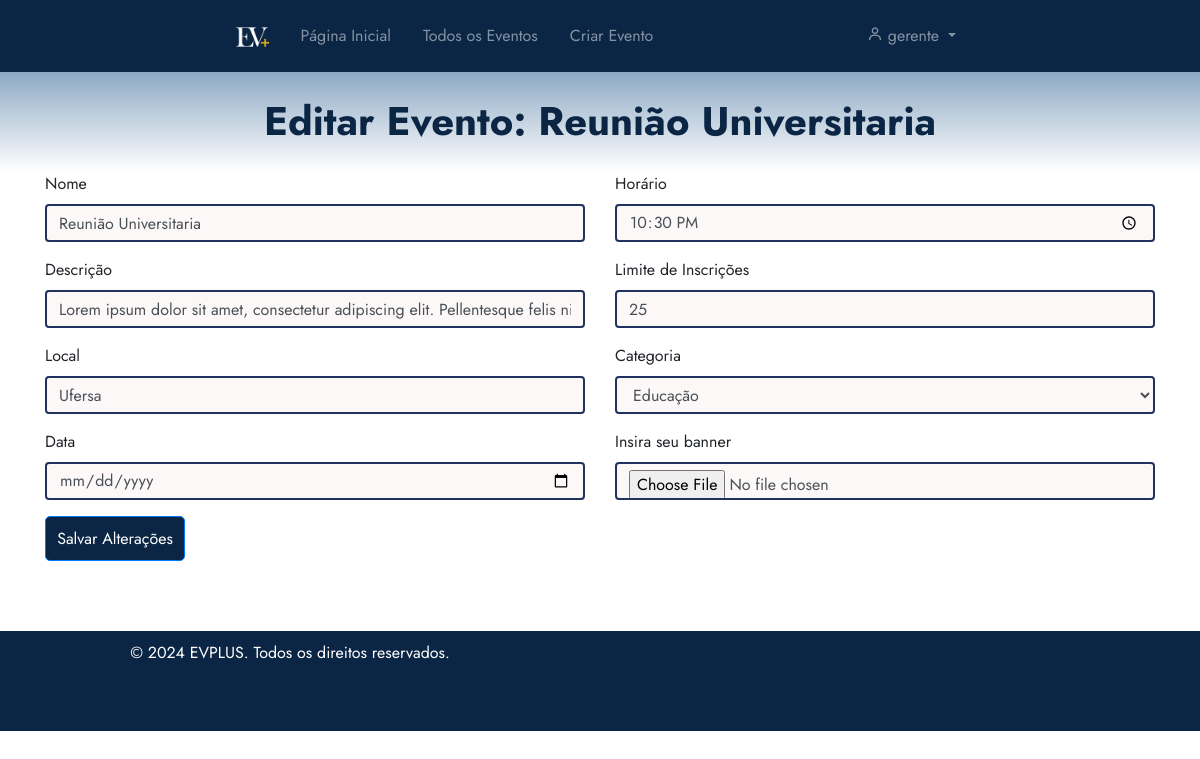
The page /eventos/editar/54/ (signed in) on the database as committed earlier.
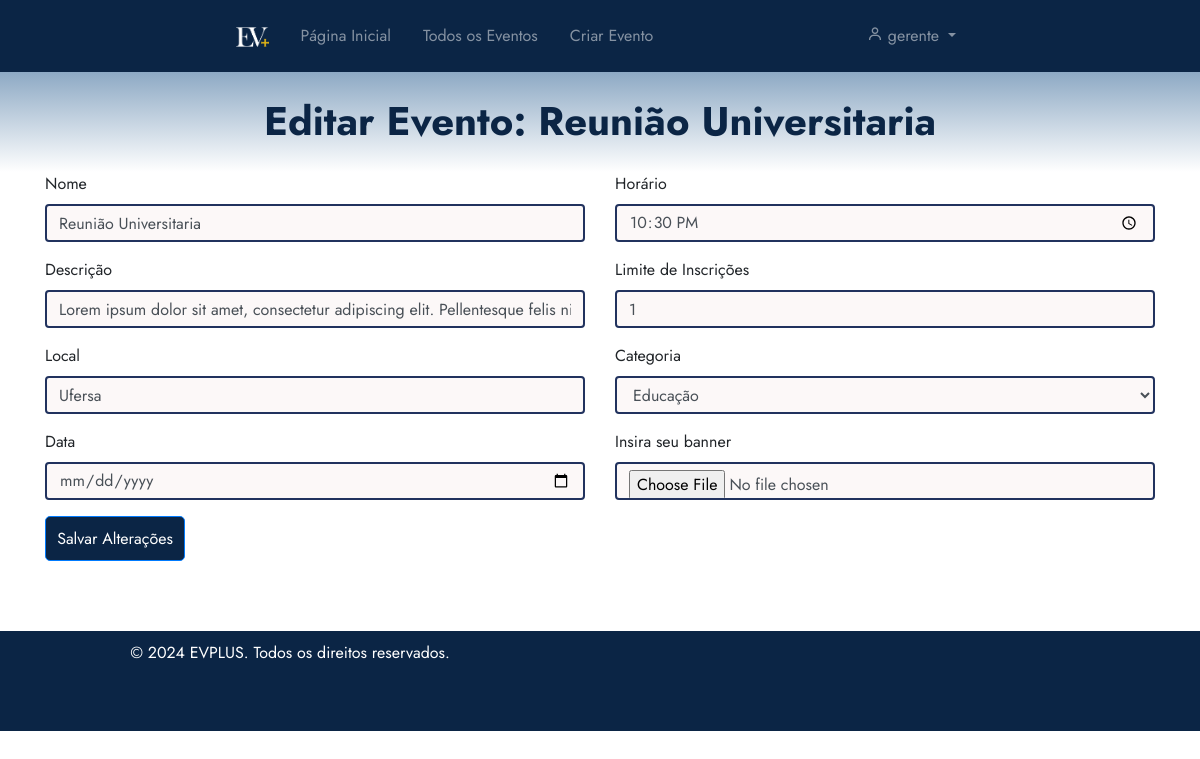
The same page on the database as committed later.
### eventos/models.py (models this page shows, shortened)
class Evento(models.Model):
    user = models.ForeignKey(User, on_delete=models.CASCADE)
    clients = models.ManyToManyField(User, through='Inscricao', related_name='eventos')
    name = models.CharField(max_length=100)
    description = models.TextField()
    local = models.CharField(max_length=100)
    date = models.DateField()
    time = models.TimeField()
    category = models.CharField(max_length=100)
    banner = models.ImageField(null=True, blank=True, upload_to='banners/')
    limite_inscricoes = models.PositiveIntegerField(null=True, blank=True, verbose_name="Limite de Inscrições")
    finalizado = models.BooleanField(default=False)
    certificados = models.ManyToManyField(User, through='Certificado', related_name='eventos_certificados')
    avaliacoes = models.ManyToManyField(User, through='Avaliacao', related_name='eventos_avaliados')

### eventos/views.py (the view, shortened to what this page needs)
# urls.py: path('editar/<int:id>/', views.editarEvento, name='editar_evento'),
@permission_required('eventos.change_evento', login_url='/auth/login/')
def editarEvento(request, id):
    try:
        evento = Evento.objects.get(id=id, user=request.user)
    except Evento.DoesNotExist:
        evento = None
    if evento:
        if request.method == 'GET':
            form = EventoForm(instance=evento)
            return render(request, 'editarEvento.html', {'form': form, 'evento': evento})
    else:
        return render(request, 'erro.html')

### eventos/forms.py
class EventoForm(forms.ModelForm):
    class Meta:
        model = Evento
        fields = ['name', 'description', 'local', 'date', 'time', 'category', 'banner', 'limite_inscricoes']
        exclude = ['user', 'clients', 'finalizado']

### eventos/templates/editarEvento.html (shortened to what this page needs)
{% extends 'base.html' %}
{% load static %}
{% block 'head' %}
    <link rel="stylesheet" href="{% static 'eventos/css/eventos.css' %}">
{% endblock %}
{% block 'dashboard' %}
    <div class="container">
        <div class="row">
            {% if perms.eventos.change_evento %}
            <div class="col-md form-evento">
                <form action="{% url 'eventos:editar_evento' evento.id %}" method="post" id="eventoForm" enctype="multipart/form-data">
                    <div class="form-group">
                        <label for="nomeEvento">Nome</label>
                        <input type="text" class="form-control" id="nomeEvento" placeholder="Nome do evento" name="name" value="{{ evento.name }}" required>
                    </div>
                    <div class="form-group">
                        <label for="descricaoEvento">Descrição</label>
                        <input type="text" class="form-control" id="descricaoEvento" placeholder="Descrição do evento" name="description" value="{{ evento.description }}" required>
                    </div>
                    <div class="form-group">
                        <label for="localEvento">Local</label>
                        <input type="text" class="form-control" id="localEvento" placeholder="Local do evento" name="local" value="{{ evento.local }}" required>
                    </div>
                    <div class="form-group">
                        <label for="dataEvento">Data</label>
                        <input type="date" class="form-control" id="dataEvento" placeholder="Data do evento" name="date" value="{{ evento.date }}" required>
                    </div>
                </div>
                <div class="col-md form-evento">
                    <div class="form-group">
                        <label for="horarioEvento">Horário</label>
                        <input type="time" class="form-control" id="horarioEvento" placeholder="Horário do evento" name="time" value="{{ evento.time }}" required>
                    </div>
                    <div class="form-group">
                        <label for="limiteInscricoes">Limite de Inscrições</label>
                        <input type="number" class="form-control" id="limiteInscricoes" placeholder="Limite de Inscrições" name="limite_inscricoes" value="{{ evento.limite_inscricoes }}">
                    </div>
                    <div class="form-group">
                        <label for="categoriaEvento">Categoria</label>
                        <select class="form-control" id="categoriaEvento" name="category" required>
                            <option value="Educação" {% if evento.category == 'Educação' %} selected {% endif %}>Educação</option>
                        </select>
                    </div>
                    <div class="banner-form">
                        <label for="bannerEvento">Insira seu banner</label>
                        <input type="file" class="form-control" id="bannerEvento" name="banner">
                    </div>
                </div>
            </div>
            <div class="row">
                <div class="col-md-12">
                    <input type="submit" class="btn btn-primary" value="Salvar Alterações" style="margin-bottom: 50px;">
                </div>
            </div>
    {% else %}
    <div class="col-md-12">
        <p>Você não tem permissão para editar este evento.</p>
    </div>
    {% endif %}
</div>
{% endblock %}

Rows that differ between the two databases and show on the page:
changed Evento "Reunião Universitaria": limite_inscricoes "25" → "1"
